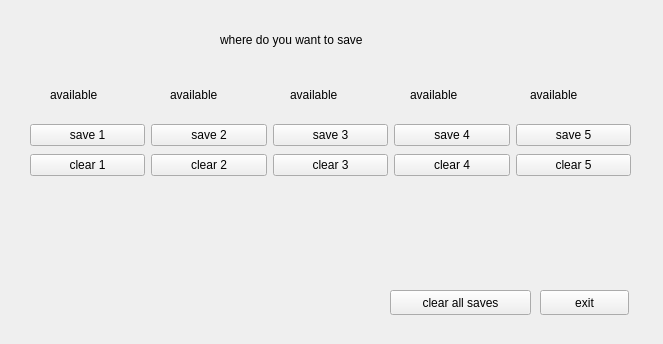
<?xml version="1.0" encoding="UTF-8"?>
<ui version="4.0">
 <class>SelectSaveLoacation</class>
 <widget class="QWidget" name="SelectSaveLoacation">
  <property name="geometry">
   <rect>
    <x>0</x>
    <y>0</y>
    <width>663</width>
    <height>344</height>
   </rect>
  </property>
  <property name="windowTitle">
   <string>Form</string>
  </property>
  <widget class="QLabel" name="label">
   <property name="geometry">
    <rect>
     <x>220</x>
     <y>30</y>
     <width>271</width>
     <height>20</height>
    </rect>
   </property>
   <property name="text">
    <string>where do you want to save</string>
   </property>
  </widget>
  <widget class="QWidget" name="horizontalLayoutWidget">
   <property name="geometry">
    <rect>
     <x>30</x>
     <y>120</y>
     <width>601</width>
     <height>31</height>
    </rect>
   </property>
   <layout class="QHBoxLayout" name="horizontalLayout">
    <item>
     <widget class="QPushButton" name="save1_pb">
      <property name="text">
       <string>save 1</string>
      </property>
     </widget>
    </item>
    <item>
     <widget class="QPushButton" name="save2_pb">
      <property name="text">
       <string>save 2</string>
      </property>
     </widget>
    </item>
    <item>
     <widget class="QPushButton" name="save3_pb">
      <property name="text">
       <string>save 3</string>
      </property>
     </widget>
    </item>
    <item>
     <widget class="QPushButton" name="save4_pb">
      <property name="text">
       <string>save 4</string>
      </property>
     </widget>
    </item>
    <item>
     <widget class="QPushButton" name="save5_pb">
      <property name="text">
       <string>save 5</string>
      </property>
     </widget>
    </item>
   </layout>
  </widget>
  <widget class="QPushButton" name="clear_pb">
   <property name="geometry">
    <rect>
     <x>390</x>
     <y>290</y>
     <width>141</width>
     <height>25</height>
    </rect>
   </property>
   <property name="text">
    <string>clear all saves</string>
   </property>
  </widget>
  <widget class="QPushButton" name="pushButton_2">
   <property name="geometry">
    <rect>
     <x>540</x>
     <y>290</y>
     <width>89</width>
     <height>25</height>
    </rect>
   </property>
   <property name="text">
    <string>exit</string>
   </property>
  </widget>
  <widget class="QWidget" name="horizontalLayoutWidget_2">
   <property name="geometry">
    <rect>
     <x>30</x>
     <y>150</y>
     <width>601</width>
     <height>31</height>
    </rect>
   </property>
   <layout class="QHBoxLayout" name="horizontalLayout_2">
    <item>
     <widget class="QPushButton" name="clear1">
      <property name="text">
       <string>clear 1</string>
      </property>
     </widget>
    </item>
    <item>
     <widget class="QPushButton" name="clear2">
      <property name="text">
       <string>clear 2</string>
      </property>
     </widget>
    </item>
    <item>
     <widget class="QPushButton" name="clear3">
      <property name="text">
       <string>clear 3</string>
      </property>
     </widget>
    </item>
    <item>
     <widget class="QPushButton" name="clear4">
      <property name="text">
       <string>clear 4</string>
      </property>
     </widget>
    </item>
    <item>
     <widget class="QPushButton" name="clear5">
      <property name="text">
       <string>clear 5</string>
      </property>
     </widget>
    </item>
   </layout>
  </widget>
  <widget class="QLabel" name="save1_lbl">
   <property name="geometry">
    <rect>
     <x>50</x>
     <y>80</y>
     <width>115</width>
     <height>29</height>
    </rect>
   </property>
   <property name="text">
    <string>available</string>
   </property>
  </widget>
  <widget class="QLabel" name="save2_lbl">
   <property name="geometry">
    <rect>
     <x>170</x>
     <y>80</y>
     <width>115</width>
     <height>29</height>
    </rect>
   </property>
   <property name="text">
    <string>available</string>
   </property>
  </widget>
  <widget class="QLabel" name="save3_lbl">
   <property name="geometry">
    <rect>
     <x>290</x>
     <y>80</y>
     <width>115</width>
     <height>29</height>
    </rect>
   </property>
   <property name="text">
    <string>available</string>
   </property>
  </widget>
  <widget class="QLabel" name="save4_lbl">
   <property name="geometry">
    <rect>
     <x>410</x>
     <y>80</y>
     <width>115</width>
     <height>29</height>
    </rect>
   </property>
   <property name="text">
    <string>available</string>
   </property>
  </widget>
  <widget class="QLabel" name="save5_lbl">
   <property name="geometry">
    <rect>
     <x>530</x>
     <y>80</y>
     <width>115</width>
     <height>29</height>
    </rect>
   </property>
   <property name="text">
    <string>available</string>
   </property>
  </widget>
 </widget>
 <resources/>
 <connections/>
</ui>
